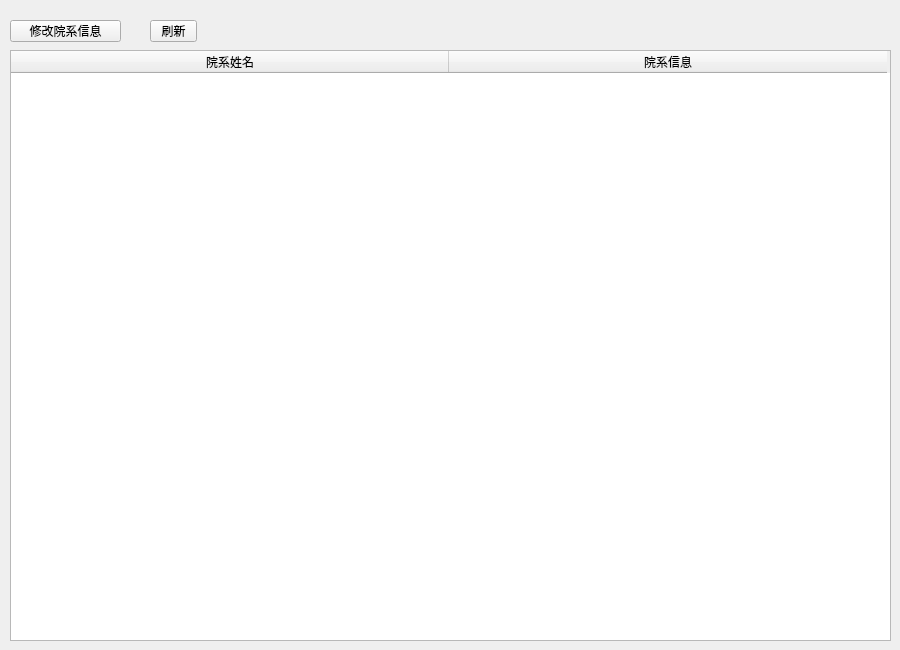
<?xml version="1.0" encoding="UTF-8"?>
<ui version="4.0">
 <class>DeptWidget</class>
 <widget class="QWidget" name="DeptWidget">
  <property name="geometry">
   <rect>
    <x>0</x>
    <y>0</y>
    <width>900</width>
    <height>650</height>
   </rect>
  </property>
  <property name="windowTitle">
   <string>院系信息</string>
  </property>
  <property name="windowIcon">
   <iconset resource="SIMS_res.qrc">
    <normaloff>:/SIM_System_Pics/resources/icon_login_2.png</normaloff>:/SIM_System_Pics/resources/icon_login_2.png</iconset>
  </property>
  <widget class="QTableWidget" name="DeptMsgWidget">
   <property name="geometry">
    <rect>
     <x>10</x>
     <y>50</y>
     <width>881</width>
     <height>591</height>
    </rect>
   </property>
   <property name="styleSheet">
    <string notr="true"/>
   </property>
   <property name="verticalScrollBarPolicy">
    <enum>Qt::ScrollBarAsNeeded</enum>
   </property>
   <property name="horizontalScrollBarPolicy">
    <enum>Qt::ScrollBarAlwaysOff</enum>
   </property>
   <property name="sizeAdjustPolicy">
    <enum>QAbstractScrollArea::AdjustToContents</enum>
   </property>
   <property name="editTriggers">
    <set>QAbstractItemView::NoEditTriggers</set>
   </property>
   <property name="horizontalScrollMode">
    <enum>QAbstractItemView::ScrollPerPixel</enum>
   </property>
   <attribute name="horizontalHeaderCascadingSectionResizes">
    <bool>false</bool>
   </attribute>
   <attribute name="horizontalHeaderDefaultSectionSize">
    <number>438</number>
   </attribute>
   <column>
    <property name="text">
     <string>院系姓名</string>
    </property>
   </column>
   <column>
    <property name="text">
     <string>院系信息</string>
    </property>
   </column>
  </widget>
  <widget class="QToolButton" name="ModifyDeptInfoButton">
   <property name="geometry">
    <rect>
     <x>10</x>
     <y>20</y>
     <width>111</width>
     <height>22</height>
    </rect>
   </property>
   <property name="styleSheet">
    <string notr="true">background-color: rgba(255, 255, 255, 0);border:2px solid white;border-radius:10px;
hover{ background-color: rgba(255, 255, 255, 150);border:2px solid white;border-radius:10px;background-color: rgba(255, 255, 255, 150);border:2px solid white;border-radius:10px;}</string>
   </property>
   <property name="text">
    <string>修改院系信息</string>
   </property>
  </widget>
  <widget class="QToolButton" name="toolButton">
   <property name="geometry">
    <rect>
     <x>150</x>
     <y>20</y>
     <width>47</width>
     <height>22</height>
    </rect>
   </property>
   <property name="styleSheet">
    <string notr="true">background-color: rgba(255, 255, 255, 0);border:2px solid white;border-radius:10px;
hover{ background-color: rgba(255, 255, 255, 150);border:2px solid white;border-radius:10px;background-color: rgba(255, 255, 255, 150);border:2px solid white;border-radius:10px;}</string>
   </property>
   <property name="text">
    <string>刷新</string>
   </property>
  </widget>
 </widget>
 <resources>
  <include location="SIMS_res.qrc"/>
 </resources>
 <connections/>
</ui>
